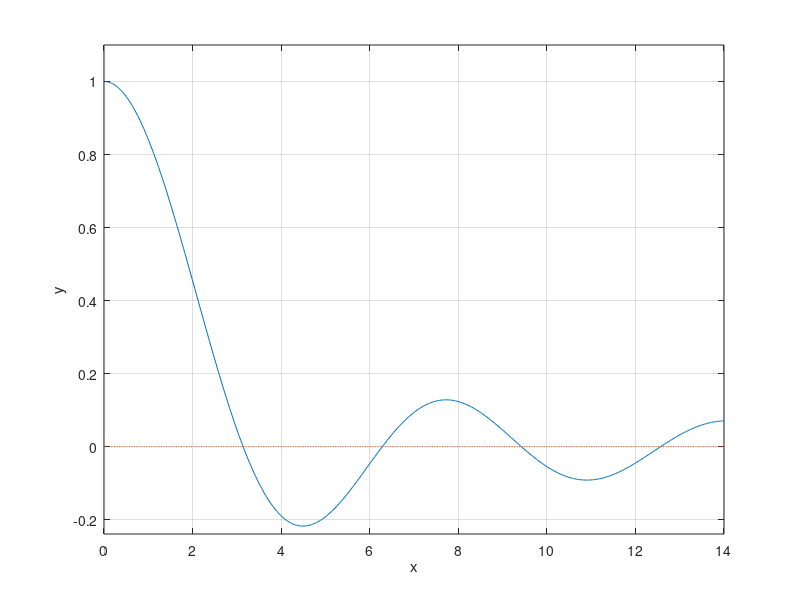

Write MATLAB code to recreate this figure. (Note: this script raises an error after producing the figure.)
clear
a = 0; b = 14;
x = linspace(a,b,500)
h = 0.001; iter=1000; eps=0.001;
f=@(x)sin(x)./x;
y=f(x);
plot(x,f(x),x,0*x,':'); grid on
xlabel('x'); ylabel('y')
hold on
ymin=min(y); ymax=max(y);
if ymin<0 ymin=1.1*ymin; else ymin=0.9*ymin; end;
if ymax>0 ymax=1.1*ymax; else ymax=0.9*ymax; end;
axis([a,b,ymin,ymax]);
z = ginput(2); z1=z(1,1), z2=z(2,1);
f1 = f(z1); f2=f(z2); z=(z1+z2)/2; y=f(z);
flag = 0;
for i=1:iter
    z=(z1+z2)/2; y=f(z);
    if y*f1<0
        z2=z;
    else z1=z;
    end;
    if abs(f(z))<eps
        flag = 1;
        break;
    end;
end;
if flag == 1
    plot(z1,0,'*',z2,0,'*',z,0,'o');
    disp("Найденный корень " + z);
else
    disp("Плохие точки");
end;
hold off
